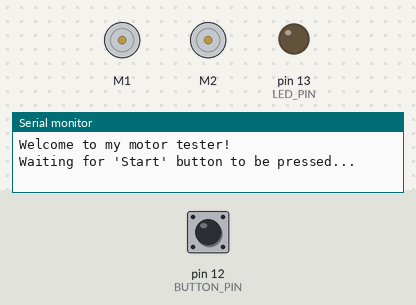
The sketch below on a simulated Arduino Nano, built with avr-gcc and run on an emulated ATmega328P. On the bench: 2 × DC motor (green arrow = forward, orange = backward, longer = faster), output pins drawn as LEDs (lit = HIGH), the last lines printed to the serial monitor. The test bench sets the inputs (shaded band); at power-on: pin 12 (BUTTON_PIN) HIGH.

Above: at 1.2 s.
1.3 s: pin 12 (BUTTON_PIN) pulled LOW for 3.2 s
At 3.0 s:
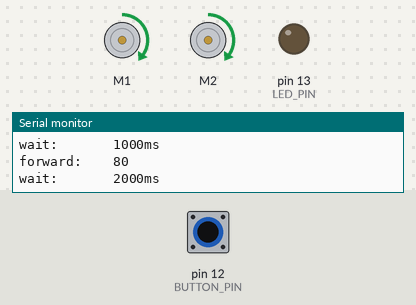
7.5 s: pin 12 (BUTTON_PIN) pulled LOW for 0.15 s
At 9.0 s:
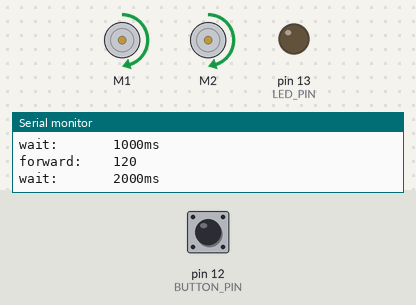
10.6 s: pin 12 (BUTTON_PIN) pulled LOW for 1 s
At 14.35 s:
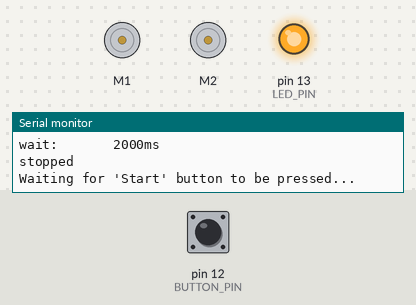
14.6 s: pin 12 (BUTTON_PIN) pulled LOW for 0.15 s
At 16.8 s:
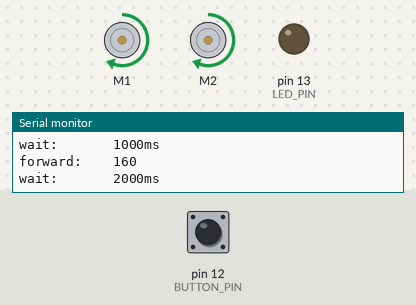
17.6 s: pin 12 (BUTTON_PIN) pulled LOW for 0.15 s
Timing chart, 0 to 21.6 s (numbered marks = the images above; inputs shaded):
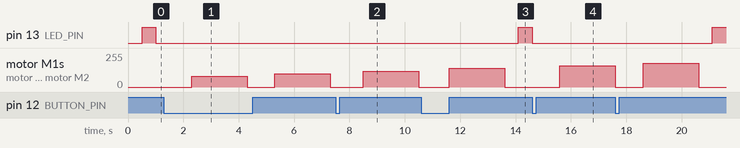

The sketch:

Lab8_Speed.ino
```cpp
// ===========================================================
//
// Lab8_Speed.ino
// Description: Arduino robot speed
// Name: <team member names here>
// Date: <today's date here>
// Class: CMPE-110
// Section: <Lab: section, day, and time here>

#include <RedBot.h>

// 'Start' button
#define BUTTON_PIN 12

// user LED
#define LED_PIN 13

// the left and right wheel encoders
#define L_ENCODER_PIN A2
#define R_ENCODER_PIN 10

// the left, center and right line sensors
#define L_LINE_SENSOR_PIN A3
#define C_LINE_SENSOR_PIN A6
#define R_LINE_SENSOR_PIN A7

// the front Sensor
#define TRIG_PIN A1
#define ECHO_PIN A0

// Motor
#define MAX_SPEED 255           // Fastest speed
#define MIN_SPEED 1             // Slowest speed

// Define the motors, encoders and sensor objects
RedBotMotors motors;
RedBotEncoder encoder = RedBotEncoder(L_ENCODER_PIN, R_ENCODER_PIN);
RedBotSensor left = RedBotSensor(L_LINE_SENSOR_PIN);
RedBotSensor center = RedBotSensor(C_LINE_SENSOR_PIN);
RedBotSensor right = RedBotSensor(R_LINE_SENSOR_PIN);


void setup()
{
  Serial.begin(19200); //for serial IO to screen
  Serial.println("Welcome to my motor tester!");

  pinMode(BUTTON_PIN, INPUT_PULLUP); // setup 'start' button so it is LOW when pressed
  pinMode(LED_PIN, OUTPUT); // setup user LED to be an output

  // setup front sensor's trigger pin adn set to LOW (so it is not on yet)
  pinMode(TRIG_PIN, OUTPUT);
  digitalWrite(TRIG_PIN, LOW);
}

// ********* Change the code below to program your robot! *********

void loop()
{
  // uncomment to test normal speed
  speedNormal();

  // uncomment to test slow speed
  //speedSlow();
}


// Function:    speedSlow
// Description: try different slow sppeds
// Inputs:      none
// Returns:     none
//
void speedSlow()
{
  int i;               // loop control variable

  pressToStart();      // wait for the 'start' button to be pressed

  // start at speed 20 and go by 20, up to 100
  for (i = 20; i <= 100; i += 20)
  {
    // blink LED so we know when the next speed will be tried
    digitalWrite(13, HIGH);   // turn the LED on
    Serial.println("HIGH");
    delay(2000);               // wait for 2 seconds
    digitalWrite(13, LOW);    // turn the LED off
    Serial.println("LOW");

    fwd(i);            // go forward at speed i
    wait(2000);        // attempt to drive for 2 sec
    stopMotors();      // stop driving
  }

  stopMotors();        // stop the motors
}


// Function:    speedNormal
// Description: try different normal sppeds
// Inputs:      none
// Returns:     none
//
void speedNormal()
{
  int i;               // loop control variable

  // start at speed 80 and go by 20, up to 180
  for (i = 80; i <= 180; i += 20)
  {
    pressToStart();    // wait for the 'start' button to be pressed

    fwd(i);            // go forward at speed i
    wait(2000);        // attempt to drive for 2 sec
    stopMotors();      // stop driving
  }

  stopMotors();        // stop the motors
}


// ********* Don't change any code below here. (But feel free to look and ask questions!) *********

// Function:    pressToStart
// Description: wait for the 'Start' button to be pressed
// Inputs:      none
// Returns:     none
//
void pressToStart()
{
  unsigned long startTime;
  bool pressed = false;

  Serial.println(""); // print blank line
  Serial.println("Waiting for 'Start' button to be pressed...");

  // keep blinking LED until button is pressed
  while (!pressed)
  {
    // keep LED off for 1 sec, or until button is pressed
    digitalWrite(LED_PIN, LOW);  // turn LED off
    startTime = millis();        // get current time NOTE: the micros() counter will overflow after ~50 days
    while (!pressed && ((millis() - startTime) < 500))
    {
      // see if button is pressed (i.e. LOW)
      if (digitalRead(BUTTON_PIN) == LOW)
      {
        pressed = true;
      }
    }

    // keep LED on for 1 sec, or until button is pressed
    digitalWrite(LED_PIN, HIGH); // turn LED on
    startTime = millis();        // get current time NOTE: the millis() counter will overflow after ~50 days
    while (!pressed && ((millis() - startTime) < 500))
    {
      // see if button is pressed (i.e. LOW)
      if (digitalRead(BUTTON_PIN) == LOW)
      {
        pressed = true;
      }
    }
  }

  // make sure LED is off
  digitalWrite(LED_PIN, LOW);

  // give user a chance to remove their finger
  wait(1000);

  Serial.println(""); // print blank line
}


// Function:    stopMotors
// Description: stops the wheel motors
// Inputs:      none
// Returns:     none
void stopMotors()
{
  motors.brake(); // use .stop() for a coasting stop
  // to control each motor separately
  //motors.leftDrive(0);
  //motors.rightDrive(0);

  Serial.println("stopped");
}


// Function:    fwd
// Description: set motor speed so robot drives forward
// Inputs:      speed - the speed the robot will move, 1=slow, 255=fast
// Returns:     none
void fwd(int speed)
{
  // validate the speed value
  if (speed < MIN_SPEED) speed = MIN_SPEED;
  if (speed > MAX_SPEED) speed = MAX_SPEED;

  // display the function we are in and its values
  Serial.print("forward:    ");
  Serial.println(speed, DEC);

  // start robot moving forward
  motors.drive(speed);
  // to control each motor separately
  //motors.leftDrive(speed);
  //motors.rightDrive(speed);
}


// Function:    rev
// Description: set motor speed so robot drives backwards
// Inputs:      speed - the speed the robot will move, 1=slow, 255=fast
// Returns:     none
void rev(int speed)
{
  // validate the speed value
  if (speed < MIN_SPEED) speed = MIN_SPEED;
  if (speed > MAX_SPEED) speed = MAX_SPEED;

  // display the function we are in and its values
  Serial.print("backwards:  ");
  Serial.println(speed, DEC);

  // start robot moving backward
  motors.drive(-speed);
  // to control each motor separately
  //motors.leftDrive(-speed);
  //motors.rightDrive(-speed);
}


// Function:    turnLeft
// Description: set motor speed so robot turns to the left
// Inputs:      speed - the speed the robot will turn, 1=slow, 255=fast
// Returns:     none
void turnLeft(int speed)
{
  // validate the speed value
  if (speed < MIN_SPEED) speed = MIN_SPEED;
  if (speed > MAX_SPEED) speed = MAX_SPEED;

  // display the function we are in and its values
  Serial.print("turn left:  ");
  Serial.println(speed, DEC);

  // start turning robot to the left
  // to control each motor separately
  motors.pivot(-speed);
  //motors.leftDrive(-speed);
  //motors.rightDrive(speed);
}


// Function:    turnRight
// Description: set motor speed so robot turns to the right
// Inputs:      speed - the speed the robot will turn, 1=slow, 255=fast
// Returns:     none
void turnRight(int speed)
{
  // validate the speed value
  if (speed < MIN_SPEED) speed = MIN_SPEED;
  if (speed > MAX_SPEED) speed = MAX_SPEED;

  // display the function we are in and its values
  Serial.print("turn right: ");
  Serial.println(speed, DEC);

  // start turning robot to the right
  motors.pivot(speed);
  // to control each motor separately
  //motors.leftDrive(speed);
  //motors.rightDrive(-speed);
}


// Function:    wait
// Description: wait for the desired length of time, before this function returns
// Inputs:      duration - number of milliseconds before this function returns
// Returns:     none
void wait(int duration)
{
  // display the function we are in and its values
  Serial.print("wait:       ");
  Serial.print(duration, DEC);
  Serial.println("ms");

  // wait for the desired time
  delay(duration);
}
```

Measured:
- after the input at 1.3 s, pin 13 (LED_PIN): stops changing and stays LOW; motor M1, motor M2: stopped → forward 79/255 after 1.0 s, → stopped 2.0 s later, → forward 99/255 1.0 s later, → stopped 2.0 s later
- after the input at 7.5 s, pin 13 (LED_PIN): stops changing and stays LOW; motor M1, motor M2: stopped → forward 119/255 after 1.0 s, → stopped 2.0 s later
- after the input at 10.6 s, motor M1, motor M2: stopped → forward 139/255 after 1.0 s, → stopped 2.0 s later
- after the input at 14.6 s, pin 13 (LED_PIN): goes on until 14.6 s, then stays LOW; motor M1, motor M2: stopped → forward 159/255 after 1.0 s
